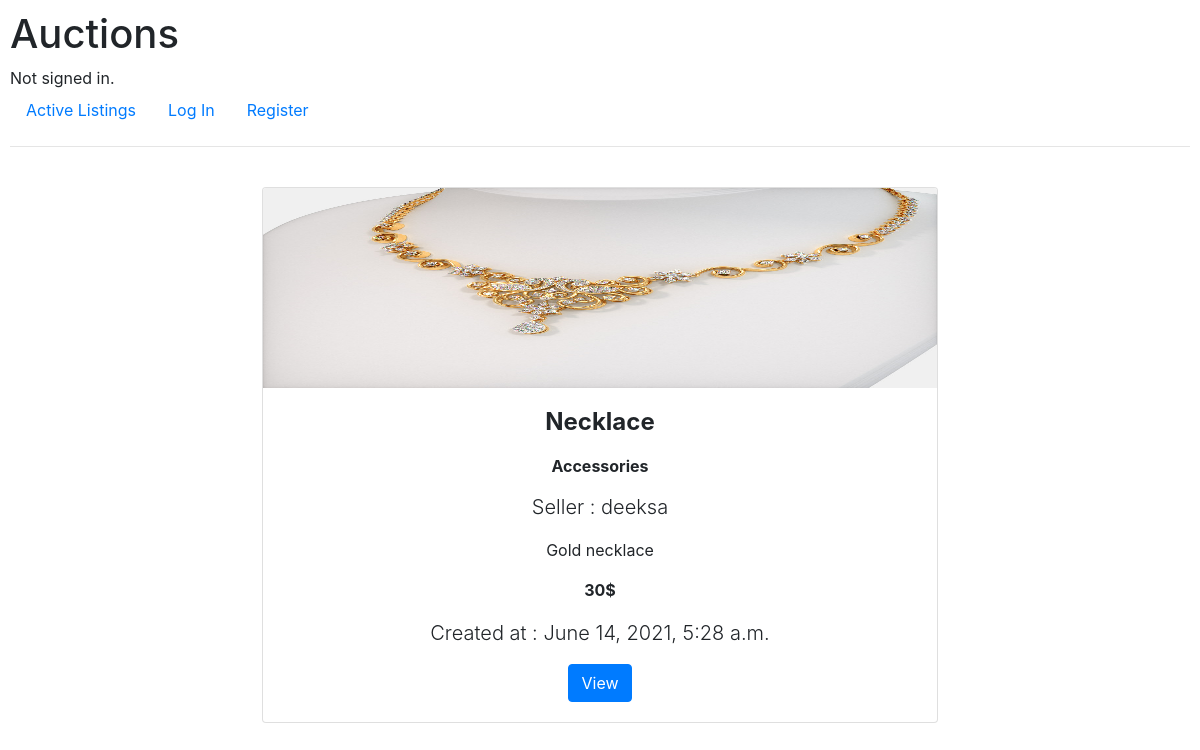
The page /category/Accessories on the database its author committed.
### auctions/models.py (models this page shows)
class Listing(models.Model):
    owner = models.CharField(max_length=64)
    title = models.CharField(max_length=64)
    description = models.CharField(max_length=64)
    bid = models.IntegerField()
    category = models.CharField(max_length=12,choices=Categories,default=[1])
    image = models.ImageField(null = True, blank = True)
    time = models.DateTimeField(auto_now_add=True)
    closed = models.BooleanField(default=False)

### auctions/views.py (the view)
# urls.py: path("category/<str:category>",views.category,name="category")
def category(request,category):
    listing = Listing.objects.filter(category = category)
    empty = False
    if len(listing) == 0:
        empty = True
    return render(request,"auctions/category.html",{
        "products":listing,
        "empty":empty,
        "category ": category
    })

### auctions/templates/auctions/category.html (shortened to what this page needs)
{% extends "auctions/layout.html"%}
{% block body %}
<div class="row d-flex justify-content-center">
<div class="col-xl-7 pb-2">
{% if empty %}
    <h3>No Active Listings available</h3>
{% else %}
    {% for product in products%}
        <br>
        <div class="card card-cascade" >
        <div class="view view-cascade overlay " >
        <img class="card-img-top" src="{{product.image.url}}" alt="image" style="height: 200px;">
        </div>
        <div class="card-body card-body-cascade text-center">
        <h4 class="card-title"><strong>{{product.title}}</strong></h4>
        <h6 class="font-weight-bold indigo-text py-2">{{product.category}}</h6>
        <p class="lead">Seller : {{product.owner}} <br> </p>
        <p class="">{{product.description}} <br> </p>
        <p class="font-weight-bold">{{product.bid}}$ <br> </p>
        <p class="lead">Created at : {{product.time}} <br> </p>
        <a href="{% url 'view_listing' product.id%}" class="btn btn-primary">View</a>
        </div>
        </div>
    {% endfor %}
{% endif %}
</div>
</div>
{% endblock %}

### auctions/static/auctions/styles.css (style rules this page uses)
body { padding: 10px; }

### rows shown on the page
Listing: image (picture), title "Necklace", category "Accessories", owner "deeksa", description "Gold necklace", bid "30", time "June 14, 2021, 5:28 a.m."
